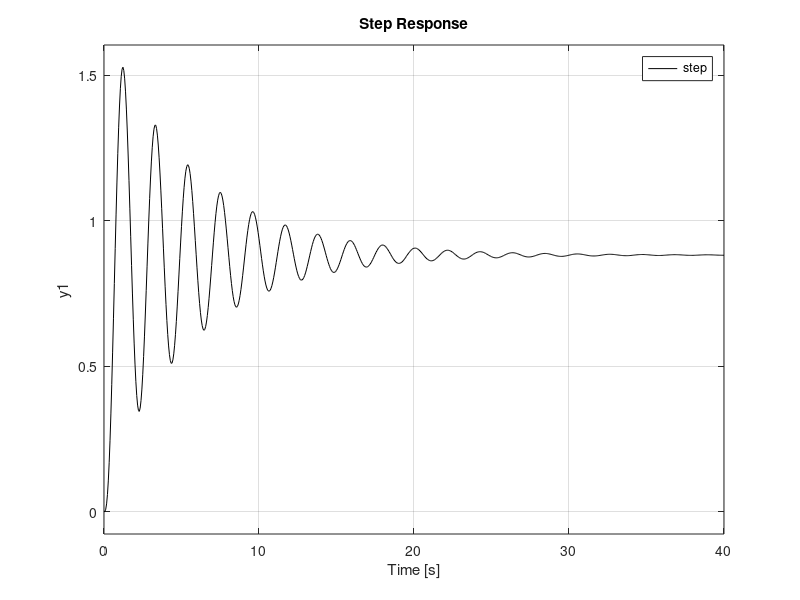
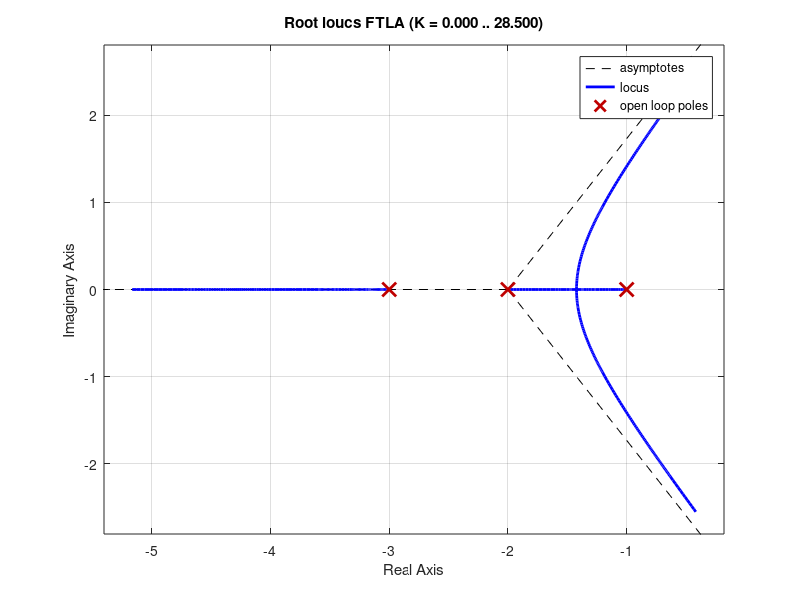

Recreate these plots in MATLAB, in order.
%%Ejercicio 21
hold on;
t = (0:0.1:10)';
unitstep = t >= 0;
plot(t, unitstep, '-b')    
k = 1;
num = [k];
den = [1 6 11 6];
FTLA = tf(num, den);
FTLC = feedback (FTLA, 1);  
step(FTLC, '-r'); 
%--------------------------------------
k = 3;
num = [k];
den = [1 6 11 6];
FTG1 = tf(num, den);
step(FTG1, '-g'); 
%--------------------------------------
k = 4;
num = [k];
den = [1 6 11 6];
FTG3 = tf(num, den);
step(FTG3, '-y'); 
%--------------------------------------
k = 8;
num = [k];
den = [1 6 11 6];
FTG2 = tf(num, den);
step(FTG2, '-g'); 
%--------------------------------------
k = 45;
num = [k];
den = [1 6 11 6];
FTLA2 = tf(num, den);
FTLC2 = feedback (FTLA2, 1);  
step(FTLC2, '-k'); 

legend('step', 'k=1', 'k=150');
figure(2);
rlocus(FTLA);
